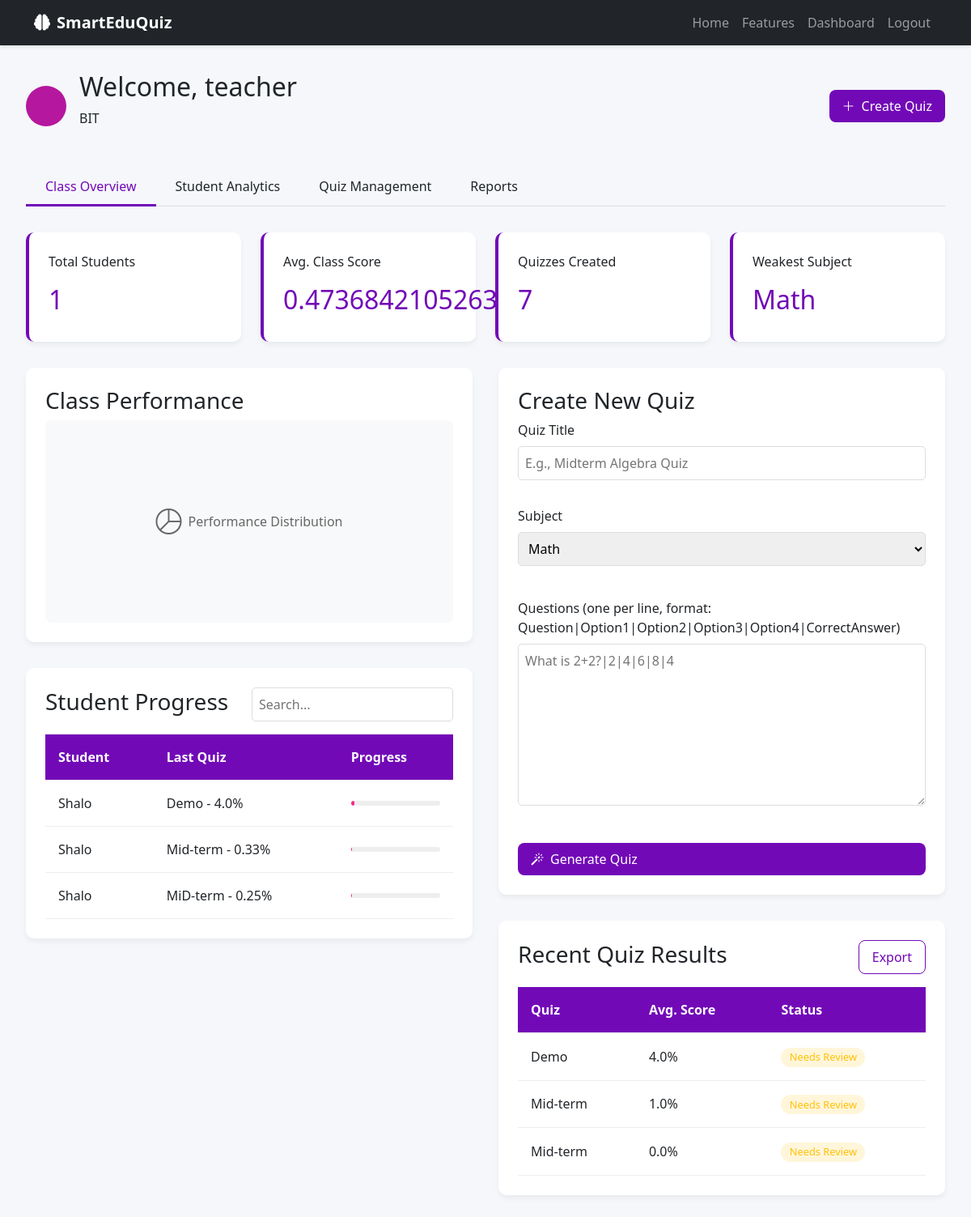
Page /dashboard/ (signed in) on the committed database.
### quiz/models.py (models this page shows, shortened)
class User(AbstractUser):
    pass

class Profile(models.Model):
    USER_ROLES = (
        ('student', 'Student'),
        ('teacher', 'Teacher'),
    )
    user = models.OneToOneField(User, on_delete=models.CASCADE)
    role = models.CharField(max_length=10, choices=USER_ROLES, default='student')
    class_section = models.CharField(max_length=50, blank=True, null=True)  # For students
    department = models.CharField(max_length=100, blank=True, null=True)  # For teachers

class Category(models.Model):
    name = models.CharField(max_length=100)
    icon = models.CharField(max_length=10, default="📚")
    description = models.TextField()

class Quiz(models.Model):
    title = models.CharField(max_length=200)
    category = models.ForeignKey(Category, on_delete=models.CASCADE)
    created_by = models.ForeignKey(User, on_delete=models.CASCADE)
    created_at = models.DateTimeField(auto_now_add=True)

### quiz/views.py (the view)
# urls.py: path('dashboard/', views.dashboard, name='dashboard'),
@login_required
def dashboard(request):
    if request.user.profile.role == 'student':
        attempts = QuizAttempt.objects.filter(user=request.user)
        quizzes_completed = attempts.count()
        avg_score = attempts.aggregate(Avg('score'))['score__avg'] or 0
        total_students = Profile.objects.filter(role='student').count()
        class_rank = QuizAttempt.objects.filter(score__gt=avg_score).count() + 1 if avg_score else 1
        weakest_subject = Category.objects.filter(quiz__quizattempt__user=request.user).annotate(
            avg_score=Avg('quiz__quizattempt__score')
        ).order_by('avg_score').first()
        stats = {
            'quizzes_completed': quizzes_completed,
            'average_score': round(avg_score, 2),
            'quiz_progress': min(quizzes_completed * 10, 100),
            'class_rank': class_rank,
            'rank_progress': min(100 - (class_rank / total_students * 100), 100) if total_students else 100,
            'weakest_subject': weakest_subject.name if weakest_subject else 'N/A',
            'weakest_score': weakest_subject.avg_score if weakest_subject else 0
        }
        recent_attempts = attempts.order_by('-completed_at')[:3]
        top_performers = QuizAttempt.objects.values('user').annotate(score=Avg('score')).order_by('-score')[:3]
        for performer in top_performers:
            performer['user'] = User.objects.get(id=performer['user'])
            performer['score'] = round(performer['score'], 2)
        focus_areas = Category.objects.filter(quiz__quizattempt__user=request.user).annotate(
            score=Avg('quiz__quizattempt__score')
        ).order_by('score')[:2]
        return render(request, 'student_dashboard.html', {
            'stats': stats,
            'recent_attempts': recent_attempts,
            'top_performers': top_performers,
            'focus_areas': focus_areas
        })
    else:
        stats = {
            'total_students': Profile.objects.filter(role='student').count(),
            'avg_class_score': QuizAttempt.objects.aggregate(Avg('score'))['score__avg'] or 0,
            'quizzes_created': Quiz.objects.filter(created_by=request.user).count(),
            'weakest_subject': Category.objects.filter(quiz__quizattempt__score__gt=0).annotate(
                avg_score=Avg('quiz__quizattempt__score')
            ).order_by('avg_score').first().name if Category.objects.filter(quiz__quizattempt__score__gt=0).exists() else 'N/A'
        }
        student_progress = QuizAttempt.objects.values('user', 'quiz__title').annotate(
            score=Avg('score')
        ).order_by('-score')[:3]
        for progress in student_progress:
            progress['student'] = User.objects.get(id=progress['user'])
            progress['quiz_title'] = progress.pop('quiz__title')
            progress['score'] = round(progress['score'], 2)
        recent_quizzes = QuizAttempt.objects.values('quiz').annotate(
            avg_score=Avg('score')
        ).order_by('-quiz__created_at')[:3]
        for result in recent_quizzes:
            result['quiz'] = Quiz.objects.get(id=result['quiz'])
            result['avg_score'] = round(result['avg_score'], 2)
        categories = Category.objects.all()
        return render(request, 'teacher_dashboard.html', {
            'stats': stats,
            'student_progress': student_progress,
            'recent_quizzes': recent_quizzes,
            'categories': categories
        })

### quiz/templates/teacher_dashboard.html (shortened to what this page needs)
{% extends 'base.html' %}
{% block content %}
<div class="dashboard-container">
    <div class="dashboard-header">
        <div class="user-info">
            <div class="user-avatar">{{ user.profile.get_initials }}</div>
            <div>
                <h2>Welcome, {{ user.first_name }}</h2>
                <p>{{ user.profile.department }}</p>
            </div>
        </div>
        <a href="{% url 'create_quiz' %}" class="btn btn-primary"><i class="bi bi-plus-lg"></i> Create Quiz</a>
    </div>
    <div class="tabs">
        <div class="tab active">Class Overview</div>
        <div class="tab">Student Analytics</div>
        <div class="tab">Quiz Management</div>
        <div class="tab">Reports</div>
    </div>
    <div class="stats-grid">
        <div class="stat-card">
            <p>Total Students</p>
            <h3>{{ stats.total_students }}</h3>
        </div>
        <div class="stat-card">
            <p>Avg. Class Score</p>
            <h3>{{ stats.avg_class_score }}%</h3>
        </div>
        <div class="stat-card">
            <p>Quizzes Created</p>
            <h3>{{ stats.quizzes_created }}</h3>
        </div>
        <div class="stat-card">
            <p>Weakest Subject</p>
            <h3>{{ stats.weakest_subject }}</h3>
        </div>
    </div>
    <div class="content-grid">
        <div>
            <div class="chart-container">
                <h3>Class Performance</h3>
                <div style="height: 250px; background-color: #f8f9fa; border-radius: 8px; display: flex; align-items: center; justify-content: center; color: #666;">
                    <i class="bi bi-pie-chart" style="font-size: 2rem; margin-right: 0.5rem;"></i>
                    Performance Distribution
                </div>
            </div>
            <div class="chart-container">
                <div style="display: flex; justify-content: space-between; align-items: center; margin-bottom: 1rem;">
                    <h3>Student Progress</h3>
                    <input type="text" placeholder="Search..." style="padding: 0.5rem; border: 1px solid #ddd; border-radius: 5px;">
                </div>
                <table class="data-table">
                    <thead>
                        <tr>
                            <th>Student</th>
                            <th>Last Quiz</th>
                            <th>Progress</th>
                        </tr>
                    </thead>
                    <tbody>
                        {% for progress in student_progress %}
                        <tr>
                            <td>{{ progress.student.first_name }}</td>
                            <td>{{ progress.quiz_title }} - {{ progress.score }}%</td>
                            <td>
                                <div class="progress" style="height: 6px; background-color: #eee;">
                                    <div class="progress-bar" style="width: {{ progress.score }}%; height: 100%; background-color: var(--{% if progress.score >= 80 %}success{% elif progress.score >= 60 %}warning{% else %}danger{% endif %});"></div>
                                </div>
                            </td>
                        </tr>
                        {% endfor %}
                    </tbody>
                </table>
            </div>
        </div>
        <div>
            <div class="chart-container">
                <h3>Create New Quiz</h3>
                <form method="post" action="{% url 'create_quiz' %}">
                    <div style="margin-bottom: 1rem;">
                        <label style="display: block; margin-bottom: 0.5rem; font-weight: 500;">Quiz Title</label>
                        <input type="text" name="title" style="width: 100%; padding: 0.5rem; border: 1px solid #ddd; border-radius: 5px;" placeholder="E.g., Midterm Algebra Quiz" required>
                    </div>
                    <div style="margin-bottom: 1.5rem;">
                        <label style="display: block; margin-bottom: 0.5rem; font-weight: 500;">Subject</label>
                        <select name="category" style="width: 100%; padding: 0.5rem; border: 1px solid #ddd; border-radius: 5px;">
                            {% for category in categories %}
                            <option value="{{ category.id }}">{{ category.name }}</option>
                            {% endfor %}
                        </select>
                    </div>
                    <div style="margin-bottom: 1.5rem;">
                        <label style="display: block; margin-bottom: 0.5rem; font-weight: 500;">Questions (one per line, format: Question|Option1|Option2|Option3|Option4|CorrectAnswer)</label>
                        <textarea name="questions" style="width: 100%; height: 200px; padding: 0.5rem; border: 1px solid #ddd; border-radius: 5px;" placeholder="What is 2+2?|2|4|6|8|4"></textarea>
                    </div>
                    <button type="submit" class="btn btn-primary" style="width: 100%;">
                        <i class="bi bi-magic"></i> Generate Quiz
                    </button>
                </form>
            </div>
            <div class="chart-container">
                <div style="display: flex; justify-content: space-between; align-items: center; margin-bottom: 1rem;">
                    <h3>Recent Quiz Results</h3>
                    <button class="btn btn-outline">Export</button>
                </div>
                <table class="data-table">
                    <thead>
                        <tr>
                            <th>Quiz</th>
                            <th>Avg. Score</th>
                            <th>Status</th>
                        </tr>
                    </thead>
                    <tbody>
                        {% for result in recent_quizzes %}
                        <tr>
                            <td>{{ result.quiz.title }}</td>
                            <td>{{ result.avg_score }}%</td>
                            <td><span class="badge {% if result.avg_score >= 80 %}badge-success{% else %}badge-warning{% endif %}">{% if result.avg_score >= 80 %}Completed{% else %}Needs Review{% endif %}</span></td>
                        </tr>
                        {% endfor %}
                    </tbody>
                </table>
            </div>
        </div>
    </div>
</div>
{% endblock %}

### quiz/static/css/main.css (style rules this page uses)
:root { --primary-blue: #2563eb; --dark-blue: #1e40af; --light-bg: #f8fafc; --primary: #4361ee; --primary-dark: #3a0ca3; --accent: #4895ef; --success: #4cc9f0; --danger: #f72585; --warning: #f8961e; --correct: #4ade80; --incorrect: #f87171; --teacher-primary: #7209b7; --teacher-primary-dark: #560bad; --teacher-accent: #b5179e; }
body { font-family: 'Segoe UI', Tahoma, Geneva, Verdana, sans-serif; background-color: var(--light-bg); margin: 0; padding: 0; }
.quiz-card, .stat-card, .category-card { background: white; border-radius: 10px; padding: 1.5rem; box-shadow: 0 4px 6px rgba(0, 0, 0, 0.05); transition: transform 0.3s; border-left: 4px solid var(--primary-blue); }
.dashboard-container { max-width: 1400px; margin: 0 auto; padding: 2rem; }
.dashboard-header { display: flex; justify-content: space-between; align-items: center; margin-bottom: 2rem; flex-wrap: wrap; gap: 1rem; }
.user-info { display: flex; align-items: center; gap: 1rem; }
.user-avatar { width: 50px; height: 50px; border-radius: 50%; background-color: var(--accent); display: flex; align-items: center; justify-content: center; color: white; font-weight: bold; font-size: 1.2rem; }
.stats-grid { display: grid; grid-template-columns: repeat(auto-fit, minmax(200px, 1fr)); gap: 1.5rem; margin-bottom: 2rem; }
.stat-card h3 { font-size: 2rem; margin: 0.5rem 0; color: var(--primary); }
.content-grid { display: grid; grid-template-columns: 2fr 1fr; gap: 2rem; }
.chart-container { background: white; border-radius: 10px; padding: 1.5rem; box-shadow: 0 4px 6px rgba(0, 0, 0, 0.05); margin-bottom: 2rem; }
.badge { padding: 0.35rem 0.65rem; border-radius: 50px; font-size: 0.8rem; font-weight: 500; }
.badge-warning { background-color: rgba(255, 193, 7, 0.15); color: #ffc107; }
.tabs { display: flex; border-bottom: 1px solid #ddd; margin-bottom: 2rem; }
.tab { padding: 0.75rem 1.5rem; cursor: pointer; position: relative; }
.tab.active { color: var(--teacher-primary); font-weight: 500; }
.tab.active:after { content: ''; position: absolute; bottom: -1px; left: 0; width: 100%; height: 3px; background-color: var(--teacher-primary); }
.data-table { width: 100%; border-collapse: collapse; }
.data-table th, .data-table td { padding: 1rem; text-align: left; border-bottom: 1px solid #eee; }
.data-table th { background-color: var(--teacher-primary); color: white; }
.progress-bar { width: 200px; height: 10px; background: #eee; border-radius: 5px; margin-right: 10px; overflow: hidden; }
.btn { display: inline-flex; align-items: center; gap: 0.5rem; padding: 0.5rem 1rem; border-radius: 8px; border: none; cursor: pointer; font-weight: 500; transition: all 0.3s; }
.btn-primary { background-color: var(--primary); color: white; }
.btn-outline { background: transparent; border: 1px solid var(--primary); color: var(--primary); }
form input, form select, form textarea { width: 100%; padding: 0.5rem; border: 1px solid #ddd; border-radius: 5px; margin-bottom: 1rem; }
form label { display: block; margin-bottom: 0.5rem; font-weight: 500; }

### rows in the picture
User: first_name "teacher", profile.department "BIT"
Category: weakest_subject "Math"
User: student.first_name "Shalo", quiz_title "Demo", score "4.0", quiz_title "Mid-term", score "0.33", quiz_title "MiD-term", score "0.25"
Quiz: quiz "Demo", avg_score "4.0"
Quiz: quiz "Mid-term", avg_score "1.0"
Quiz: quiz "Mid-term", avg_score "0.0"

### other values in the picture
{{ stats.total_students }} "1"
{{ stats.avg_class_score }} "0.47368421052631576"
{{ stats.quizzes_created }} "7"
form field category "Math"
